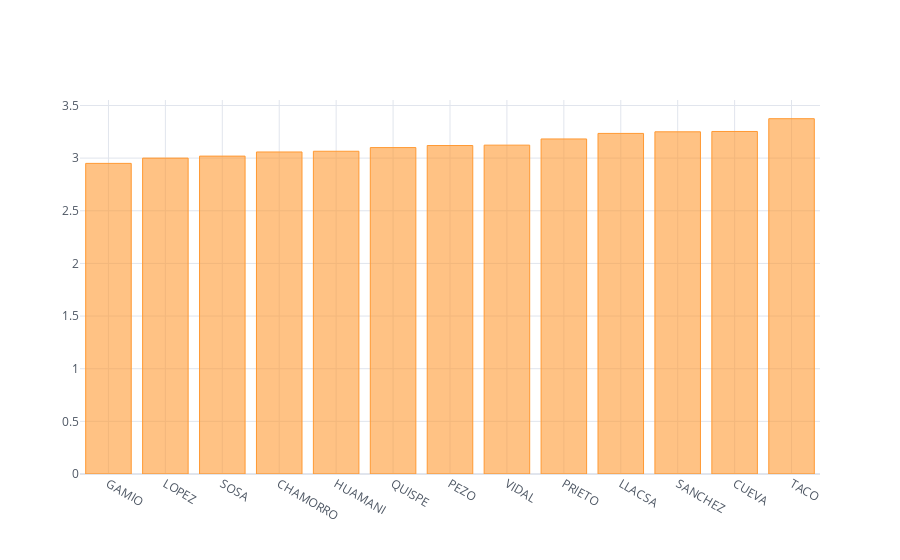

Notebook source saved alongside this figure:
### Code cell
a.iplot(kind='bar')

### Figure 1 — Plotly figure (JSON) as saved in the notebook; plotly's stock layout.template omitted (floating-point values rounded to 4 significant figures)
{"data": [{"marker": {"color": "rgba(255, 153, 51, 0.6)", "line": {"color": "rgba(255, 153, 51, 1.0)", "width": 1}}, "name": "AVANCE REAL", "orientation": "v", "text": "", "type": "bar", "x": ["GAMIO", "LOPEZ", "SOSA", "CHAMORRO", "HUAMANI", "QUISPE", "PEZO", "VIDAL", "PRIETO", "LLACSA", "SANCHEZ", "CUEVA", "TACO"], "y": [2.95, 3, 3.019, 3.058, 3.065, 3.1, 3.12, 3.123, 3.182, 3.235, 3.25, 3.253, 3.374]}], "layout": {"autosize": true, "legend": {"bgcolor": "#FFFFFF", "font": {"color": "#4D5663"}}, "paper_bgcolor": "#FFFFFF", "plot_bgcolor": "#FFFFFF", "title": {"font": {"color": "#4D5663"}}, "xaxis": {"autorange": true, "gridcolor": "#E1E5ED", "range": [-0.5, 12.5], "showgrid": true, "tickfont": {"color": "#4D5663"}, "title": {"font": {"color": "#4D5663"}, "text": ""}, "type": "category", "zerolinecolor": "#E1E5ED"}, "yaxis": {"autorange": true, "gridcolor": "#E1E5ED", "range": [0, 3.552], "showgrid": true, "tickfont": {"color": "#4D5663"}, "title": {"font": {"color": "#4D5663"}, "text": ""}, "type": "linear", "zerolinecolor": "#E1E5ED"}}}
